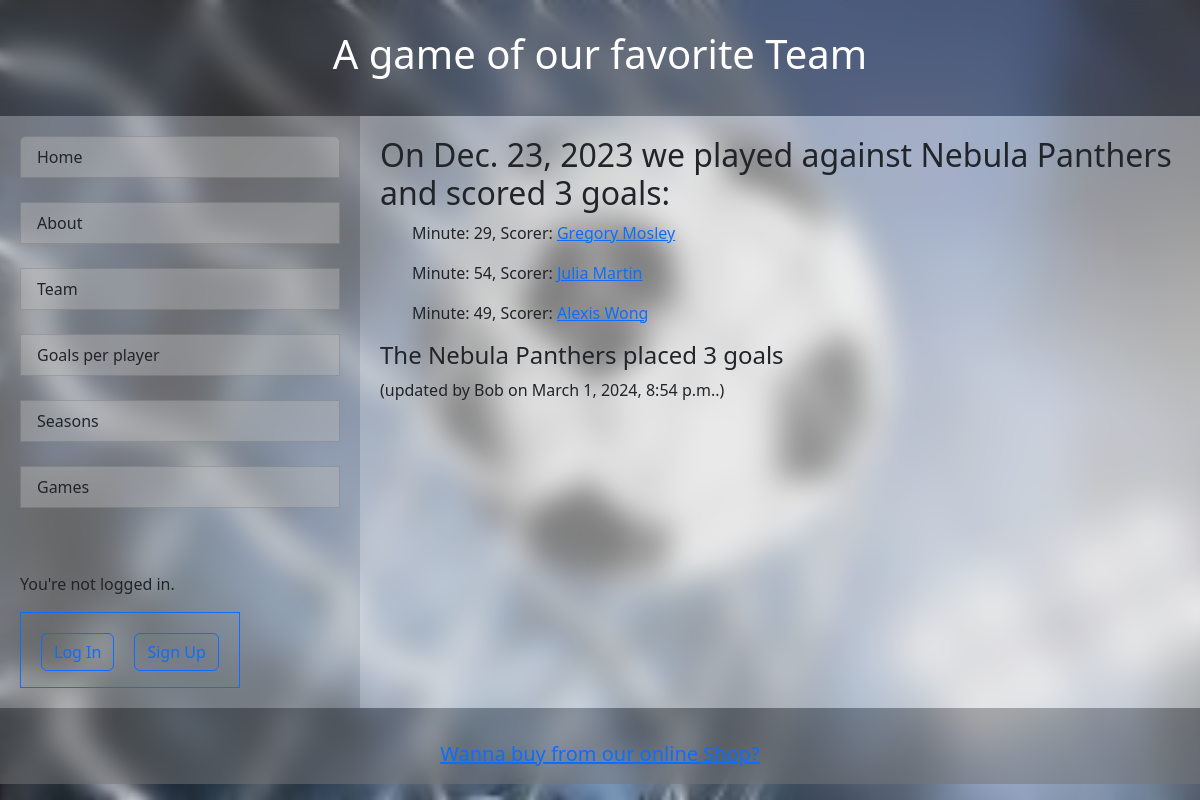
Screenshot of /team/game/105 with the database file from the repository.
### team/models.py (models this page shows, shortened)
class Games(models.Model):
    game_date = models.DateField()
    opponent = models.CharField(max_length=100)
    score = models.PositiveIntegerField()

class GoalsScored(models.Model):
    game = models.ForeignKey(Games, on_delete=models.CASCADE)
    minute = models.PositiveIntegerField()
    player = models.ForeignKey(Player, on_delete=models.CASCADE, related_name="goals_scored")

class Player(models.Model):
    POSITIONS = [
        ("goalkeeper", "Goal Keeper"),
        ("forward", "Forward"),
        ("defense", "Midfielder"),
        ("striker", "Striker"),
        ("substitute", "Substitute")
    ]
    name = models.CharField(max_length=100)
    age = models.PositiveIntegerField()
    position = models.CharField(max_length=100, choices=POSITIONS)
    teams = models.ManyToManyField(Team, through="TeamReg")
    profile = models.OneToOneField(PlayerProfile, on_delete=models.CASCADE, null=True)

class OpponentScoresUserUpated(models.Model):
    game = models.ForeignKey(Games, on_delete=models.CASCADE)
    score = models.PositiveIntegerField()
    update_time = models.DateTimeField(auto_now=True)
    update_user = models.ForeignKey(User, on_delete=models.CASCADE)

### team/views.py (the view, shortened to what this page needs)
# urls.py: path("team/game/<int:game_id>", GamePageView.as_view(), name="game_page"),
class GamePageView(FormView):
    template_name = "game.html"
    form_class = UserUpdateGameForm
    def get(self, request: HttpRequest, *args: str, **kwargs: Any) -> HttpResponse:
        self.update = request.GET.get("update")
        return super().get(request, *args, **kwargs)
    def get_form(self, form_class=None):
        form = super().get_form(form_class)
        form.game_id = self.kwargs['game_id']
        try:
            if self.update:
                form.fields['score'].initial = OpponentScoresUserUpated.objects.filter(game=form.game_id).last().score
        except:
            pass
        return form
    def get_context_data(self, **kwargs):
        context = super().get_context_data(**kwargs)
        game_id = self.kwargs.get('game_id')
        if OpponentScoresUserUpated.objects.filter(game=game_id).count():
            op_score = OpponentScoresUserUpated.objects.filter(game=game_id).last()
            context['updated_opponent'] = op_score
            if not self.update:
                context['block_form'] = True
        game = Games.objects.get(pk=game_id)
        goals = GoalsScored.objects.filter(game=game_id)
        context.update({
            "update":self.update,
            "extra_style": "team/style.css",
            "game": game,
            "goals": goals,
            "navs": mark_safe(top_links(reverse("eshop_home"), ["team"])),
            "foot": mark_safe(shop_link())
        })
        return context

### templates/shared.py (called while the page is built, shortened)
def shop_link():
    url=reverse("eshop_home")
    return f"""</br>
                <h5><a href={url}>Wanna buy from our online Shop?</a></h5>
                """

def top_links(exclude_request, app):
    urls = []
    prefix=""
    if "team" in app:
        if len(app) > 1:
            prefix = "Team: "
        for url in [
            (reverse("home_page"), prefix+"Home"),
            (reverse("about_page"), prefix+"About"),
            (reverse("team_page"), prefix+"Team"),
            (reverse("scores_page"), prefix+"Goals per player"),
            (reverse("seasons_page"), prefix+"Seasons"),
            (reverse("games_page"), prefix+"Games"),
        ]:
            urls.append(url)
    returnded_urls = ""
    for url in [url for url in urls if not url[0] == exclude_request]:
        returnded_urls += f'<a href={url[0]} class="list-group-item  custom-list-item">{url[1]}</a></br>'
    return returnded_urls

### team/templates/game.html (shortened to what this page needs)
{% extends "basepage.html" %}
{% load custom_filters %}
{% load crispy_forms_tags %}
{% load static %}
{% block extra_css %}
    <link rel="stylesheet" href="{%static extra_style %}">
{% endblock %}
{% block head %}
A game of our favorite Team
{% endblock head %}
{% block nav %}
{{navs}}
{% endblock nav %}
{% block content %}
<h2>On {{game.game_date}} we played against {{game.opponent}} and scored {{game.score}} goals:</h2>
<ol>
    {% for goal in goals %}
        <p>Minute: {{ goal.minute }}, Scorer: <a href="{% url 'player_data' goal.player.id %}">{{goal.player.name}}</a></p>
    {% endfor %}
</ol>
{% if updated_opponent and not update %}
    <h4>The {{ game.opponent }} placed
        {% if user.is_authenticated %}
            <a href="{% url 'game_page' game.id %}?update=True" title="You don't agree, {{ user.first_name }}? Click to correct!">{{ updated_opponent.score }} goals</a>
        {% else %}
            {{ updated_opponent.score }} goals
        {% endif %}
    </h4>
    <p>(updated by {{updated_opponent.update_user}} on {{updated_opponent.update_time}}.)</p>
{% elif user.is_authenticated and update  %}
<h4>Correct the score the {{game.opponent}} placed according to {{updated_opponent.update_user}} here:</h4>
<p>Score for the {{ game.game_date|date:'j'|ordinal }} of {{ game.game_date|date:'F' }} in {{game.game_date|date:'Y'}}:</p>
{% endif %}
{% endblock content %}
{% block foot %}
{{foot}}
{% endblock foot %}

### static/style.css (style rules this page uses)
* { box-sizing: border-box; }
html, body { height: 100%; margin: 0; }
body { display: flex; flex-direction: column; }

### static/team/style.css (style rules this page uses)
body { background-image: url("bg.jpeg"); background-size: cover; background-attachment: fixed; background-position: center; background-repeat: no-repeat; }

### templates/basepage.html (style rules this page uses)
.custom-list-item { background-color: rgba(187, 187, 187, 0.425); }

### rows the page displays
Games: game_date "Dec. 23, 2023", opponent "Nebula Panthers", score "3"
GoalsScored: minute "29", player.name "Gregory Mosley"
GoalsScored: minute "54", player.name "Julia Martin"
GoalsScored: minute "49", player.name "Alexis Wong"
OpponentScoresUserUpated: score "3", update_user "Bob", update_time "March 1, 2024, 8:54 p.m."

### other values shown
{{ navs }} "Home About Team Goals per player Seasons Games"
{{ foot }} "Wanna buy from our online Shop?"
